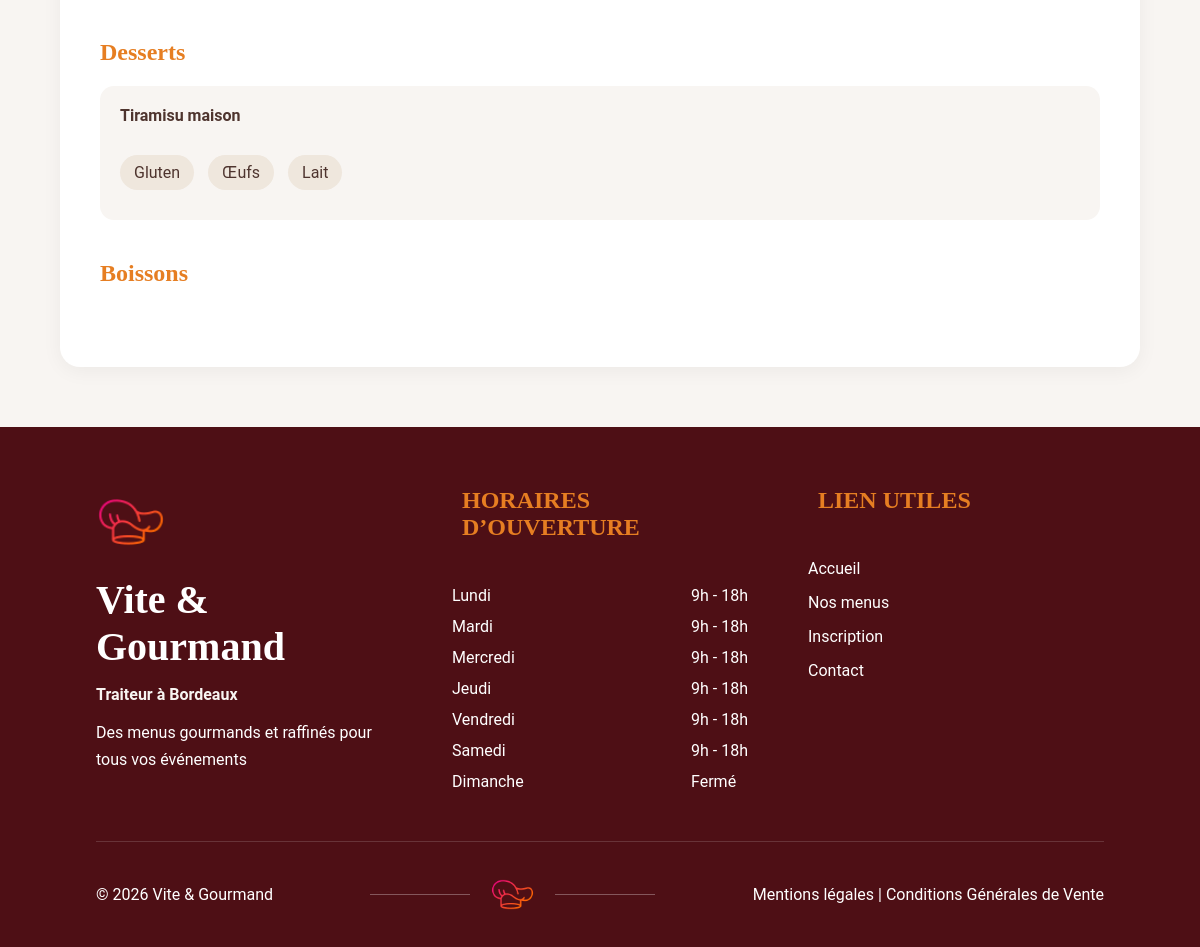
Before: /pages/menu/menu-detail.php?id=1 (lower part) with the older database file.
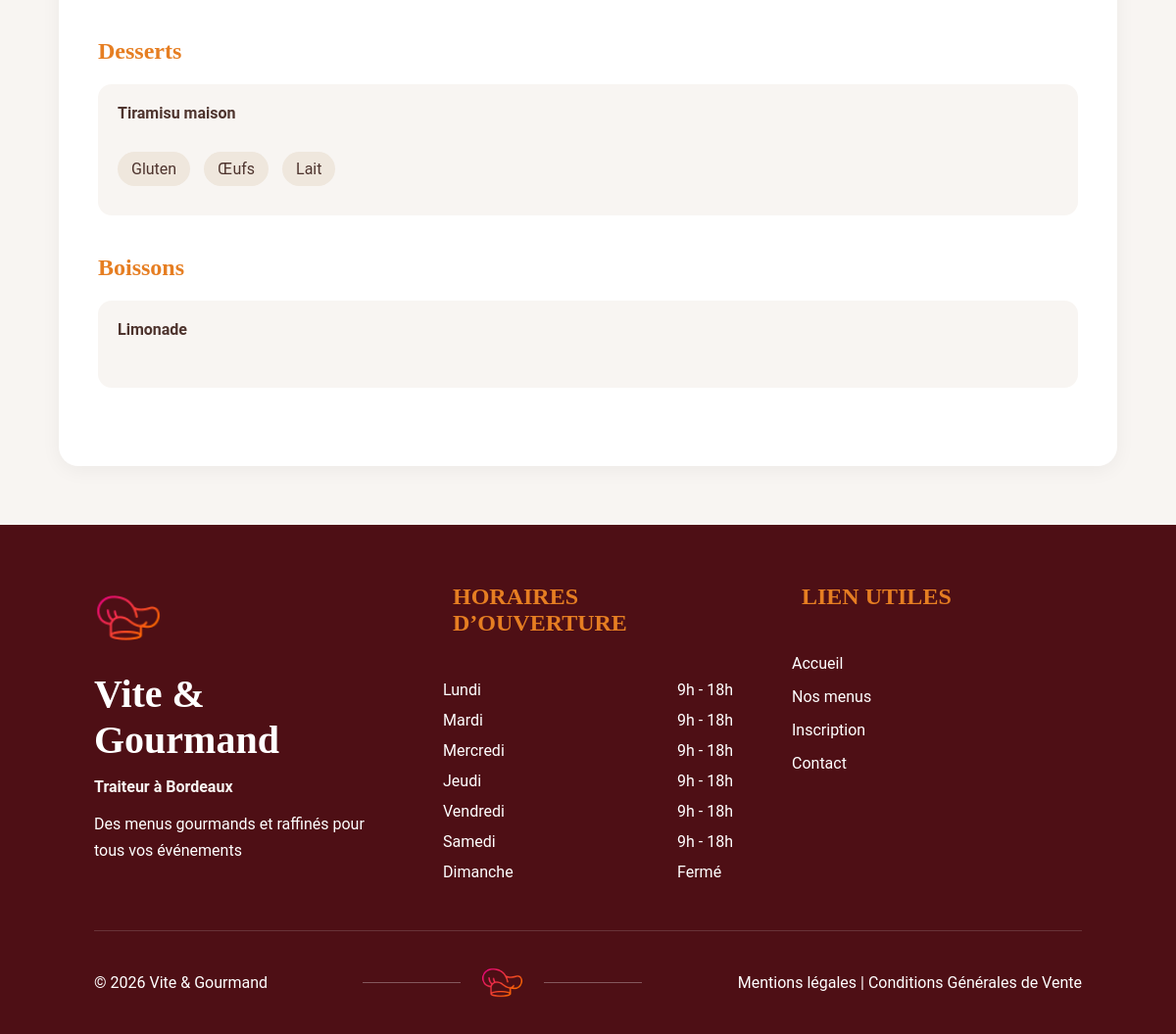
After: the same page with the newer database file.
### tables this page shows
CREATE TABLE `menu_plat` (
  `idMenu` int(11) NOT NULL,
  `idPlat` int(11) NOT NULL,
  `typeMenu` enum('entree','plat','dessert','boisson') NOT NULL
);

CREATE TABLE `plat` (
  `idPlat` int(11) NOT NULL,
  `nom` varchar(150) NOT NULL,
  `type` enum('entree','plat','dessert','boisson') NOT NULL,
  `photo` varchar(255) DEFAULT NULL
);

### pages/menu/menu-detail.php (the view, shortened to what this page needs)
<?php
require '../../config/database.php';
$idMenu = (int) $_GET['id'];
$sql = 'SELECT p.*, mp.typeMenu
        FROM menu_plat mp
        INNER JOIN plat p
        ON mp.idPlat = p.idPlat
        WHERE mp.idMenu = ?';
$query = $pdo->prepare($sql);
$query->execute([$idMenu]);
$plats = $query->fetchAll();
$desserts = [];
$boissons = [];
foreach($plats as $plat){
    if($plat['typeMenu'] === 'dessert'){
        $desserts[] = $plat;
    }
    if($plat['typeMenu'] === 'boisson'){
        $boissons[] = $plat;
    }
}
$sql = "SELECT pa.idPlat, a.nom
        FROM plat_allergene pa
        INNER JOIN allergene a
        ON pa.idAllergene = a.idAllergene";
$query = $pdo->prepare($sql);
$query->execute();
$resultatsAllergenes = $query->fetchAll();
$allergenesParPlat = [];
foreach($resultatsAllergenes as $allergene){
    $allergenesParPlat[$allergene['idPlat']][] = $allergene['nom'];
}
?>
<!DOCTYPE html>
<html lang="fr">
<head>
    <link rel="stylesheet" href="../../css/menu-detail.css">
    <link rel="stylesheet" href="../../css/vite&gourmand.css">
</head>
<body>
  <main class="container">
    <section class="composition">
      <div class="category">
        <h3>Desserts</h3>
        <?php foreach($desserts as $plat): ?>
          <div class="dish">
              <h4><?= htmlspecialchars($plat['nom']); ?></h4>
               <div class="allergenes">
                <?php
                $allergenes = $allergenesParPlat[$plat['idPlat']] ?? [];
                ?>
                  <?php foreach($allergenes as $allergene): ?>
                      <span><?= htmlspecialchars($allergene); ?></span>
                  <?php endforeach; ?>
                </div>
          </div>
        <?php endforeach; ?>
      </div>
      <div class="category">
        <h3>Boissons</h3>
        <?php foreach($boissons as $plat): ?>
          <div class="dish">
              <h4><?= htmlspecialchars($plat['nom']); ?></h4>
          </div>
        <?php endforeach; ?>
      </div>
    </section>
  </main>
  <?php require '../../includes/footer.php'; ?>
</body>
</html>

Changed rows visible on the page:
added menu_plat: idPlat.nom "Limonade", shown under "Boissons"
